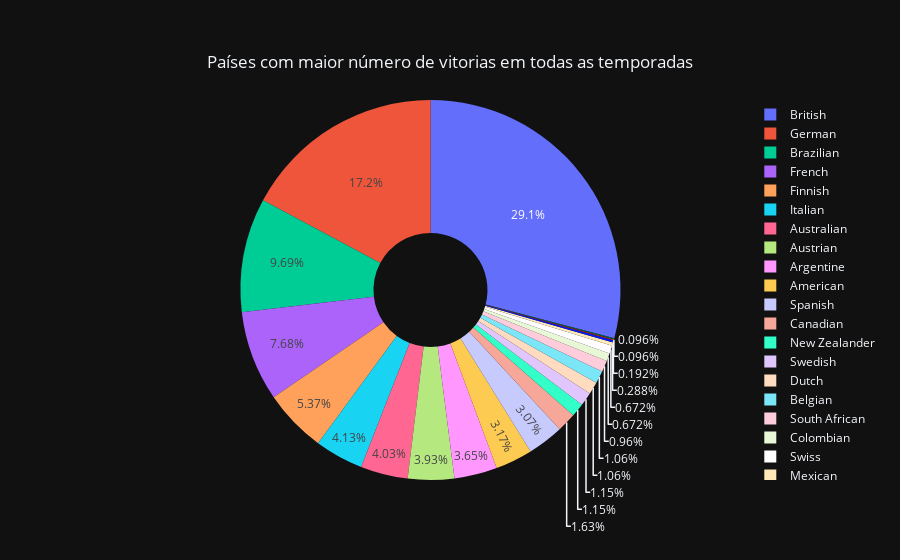

Source (notebook cell):
### Code cell
fig = go.Figure(data=[go.Pie(labels=vitoria_pais['nacionalidade'], values=vitoria_pais['ordem_posicao'],hole=.3)])
fig.update_layout(title={
        'text': "Países com maior número de vitorias em todas as temporadas",
        'y':0.9,
        'x':0.5,
        'xanchor': 'center',
        'yanchor': 'top'}, 
        template = "plotly_dark")
fig.show()

### Figure 1 — Plotly figure (JSON) as saved in the notebook; plotly's stock layout.template omitted (floating-point values rounded to 4 significant figures)
{"data": [{"hole": 0.3, "labels": ["British", "German", "Brazilian", "French", "Finnish", "Italian", "Australian", "Austrian", "Argentine", "American", "Spanish", "Canadian", "New Zealander", "Swedish", "Dutch", "Belgian", "South African", "Colombian", "Swiss", "Mexican", "Monegasque", "Polish", "Venezuelan"], "type": "pie", "values": [303, 179, 101, 80, 56, 43, 42, 41, 38, 33, 32, 17, 12, 12, 11, 11, 10, 7, 7, 3, 2, 1, 1]}], "layout": {"title": {"text": "Países com maior número de vitorias em todas as temporadas", "x": 0.5, "xanchor": "center", "y": 0.9, "yanchor": "top"}}}
